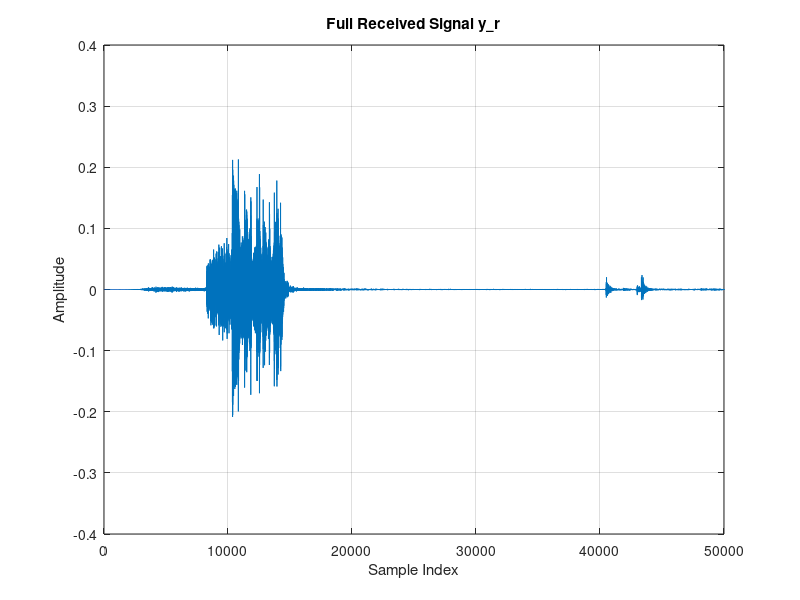

This chart was generated by the following MATLAB code: (Note: this script raises an error after producing the figure.)
load short_modem_rx.mat
load sync_noise.mat  
figure;
plot(y_r);
title('Full Received Signal y\_r');
xlabel('Sample Index');
ylabel('Amplitude');
grid on;
start_idx = find_start_of_signal(y_r, x_sync);
data_start = 40000;  
y_t = y_r(data_start:end);
%% Parameters modem_tx.m
fc = 1000;        
Fs = 8192;        
SymbolPeriod = 100;  
%% Step 1: Coherent demodulation (multiply by cosine)
t = (0:length(y_t)-1)' / Fs;
y_demod = y_t .* cos(2*pi*fc*t);
%% Step 2: FIR lowpass filter
lpFilt = designfilt('lowpassfir', ...
    'PassbandFrequency', 200, ...
    'StopbandFrequency', 500, ...
    'SampleRate', Fs);
m_baseband = filter(lpFilt, y_demod);
%% Step 3: Normalize
m_baseband = m_baseband / max(abs(m_baseband));
%% Step 4: Plot to inspect signal
figure;
plot(data_start + (0:length(m_baseband)-1), m_baseband);
title('Demodulated Baseband Signal m(t)');
xlabel('Sample Index (relative to y\_r)');
ylabel('Amplitude');
%% Bit extraction
SymbolPeriod = 100;
bits_expected = 5 * 8;  % "Hello" = 5 characters

x_d = zeros(1, bits_expected);
offset = -10;  

for k = 1:bits_expected
    idx = round((k - 0.5) * SymbolPeriod) + offset;
    if idx > 0 && idx <= length(m_baseband)
        x_d(k) = m_baseband(idx) > 0;  % 1 if sample > 0, else 0
    end
end

%% Decode bits to string
decoded = BitsToString(x_d);
disp("Decoded Message: " + decoded);

function start_idx = find_start_of_signal(x, sync)
% Uses a cross correlation-based approach to find
% the start of the signal. It assumes that the
% signal in x has the sync signal at its very beginning.

signal_rms = rms(x);
coarse_idx_list = find(abs(x) > signal_rms, 1);

if isempty(coarse_idx_list)
    error('No point in x exceeds the RMS threshold. Check signal.');
end

coarse_idx = coarse_idx_list - length(sync);

% Safety: clip to valid range
coarse_idx = max(coarse_idx, 1);
upper_bound = min(coarse_idx + length(sync)*3, length(x));

% Run correlation in safe range
[Ryx, lags] = xcorr(x(1:upper_bound), sync);
[~, ii] = max(abs(Ryx));
start_idx = lags(ii) + 1;

% Final check
start_idx = max(start_idx, 1);
end